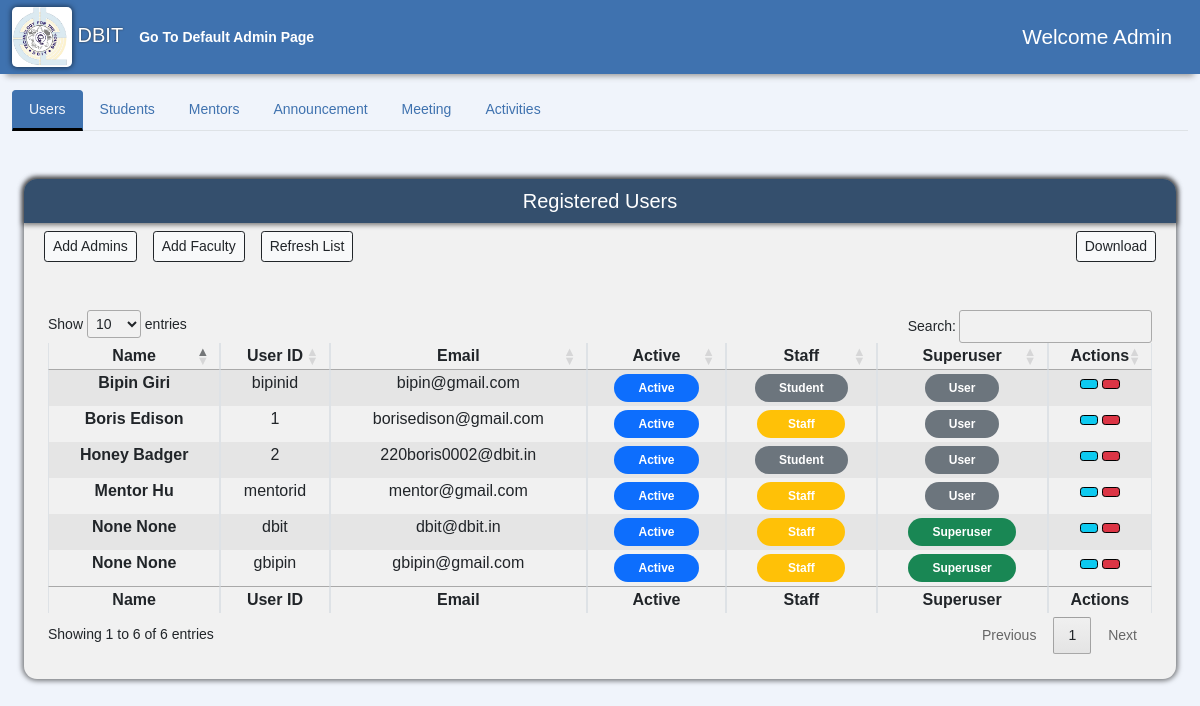
The app's page /AdminPage/ (signed in), older data.
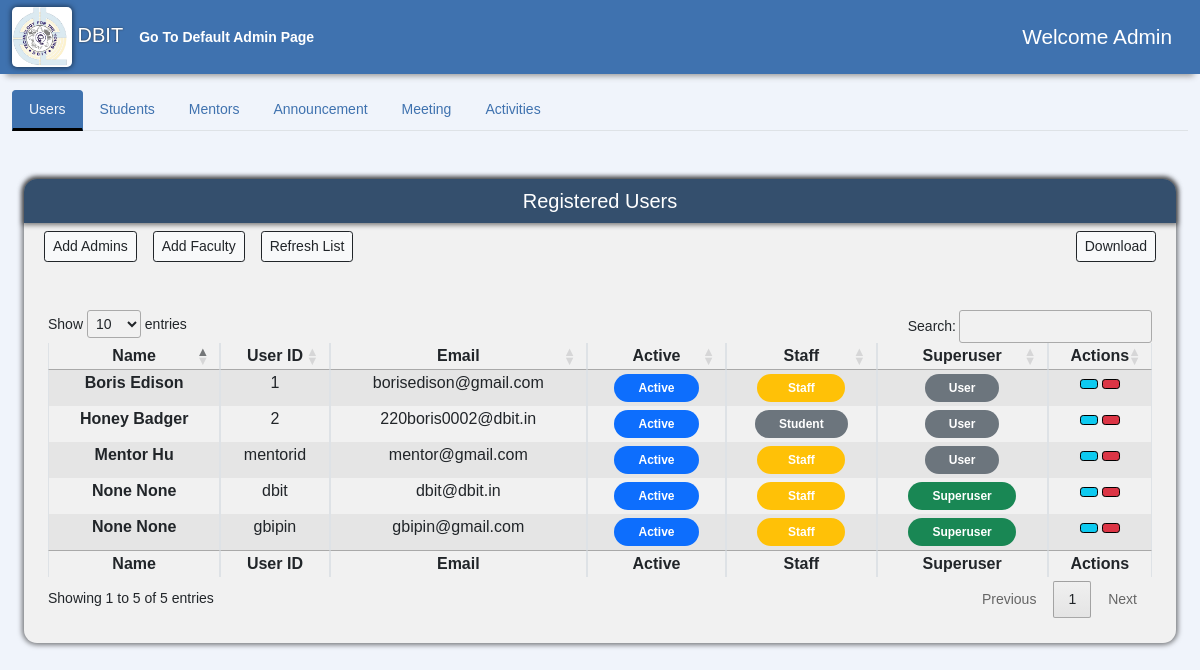
The same page, newer data.
### accounts/models.py (models this page shows, shortened)
class User(AbstractUser):
    usr_id = models.CharField(max_length=50, unique=True)
    username = None
    email = models.EmailField(max_length=255, unique=True)
    created_on = models.DateTimeField(auto_now_add=True)
    is_active = models.BooleanField(default=True)
    is_staff = models.BooleanField(default=False)
    is_superuser = models.BooleanField(default=False)
    first_name = models.CharField(max_length=50, null=True)
    last_name = models.CharField(max_length=50, null=True)
    middle_name = models.CharField(max_length=50, null=True)
    phone = models.CharField(max_length=10, null=True, blank=True)
    profile_img = models.ImageField(
        default='logo.png', null=True, blank=True, upload_to='images/')
    USERNAME_FIELD = 'email'
    REQUIRED_FIELDS = ['usr_id', ]
    objects = CustomUserManager()

### AdminPage/views.py (the view)
# urls.py: path('', views.Adminpage, name= 'admin'),
@login_required(login_url='Login')
def Adminpage(request):
    if request.user.is_superuser:
        users = User.objects.all()
        context = {'users': users}
        return render(request,'AdminPage/admin-user.html',context)
    else:
        return HttpResponse("You are not authorized to view this page")

### Announcement/notification_processors.py (called while the page is built)
def announcements(request):
    allnotifications= Announcement.objects.all()
    return {'notifications':allnotifications}

def announcement_receiver(request):
    allreceivers= AnnouncementReceiver.objects.all()
    return {'receivers':allreceivers}

### AdminPage/templates/AdminPage/admin-user.html (shortened to what this page needs)
{% extends "admin.html" %}
{% load static %}
{% block userTabButton %}
<button class="nav-link active" id="nav-users-tab" data-bs-toggle="tab" data-bs-target="#nav-users" type="button" role="tab" aria-controls="nav-users-tab" aria-selected="true">
    Users
</button>
{% endblock %}
{% block userTabContent %}
<div class="tab-pane fade show active" id="nav-users" role="tabpanel" aria-labelledby="nav-users-tab">
    <div class="container-fluid mb-5">
        <div class="sidebar flex-shrink-0 dashboard-navigation">
            <div class="sidebar-heading d-flex align-items-center justify-content-center">
                <h5>Registered Users</h5>
            </div>
            <div class="container-fluid" style="overflow-x: auto;">
                <div class="d-flex bd-highlight mb-3">
                    <div class="p-2 bd-highlight">
                        <button type="button" onclick="window.location.href = '{% url 'AdminRegister'  %}';" class="btn btn-light meetings-btn ms-auto btn-sm btn-outline-dark" data-bs-toggle="modal" data-bs-target="#staticBackdrop">
                            Add Admins
                        </button>
                    </div>
                    <div class="p-2 bd-highlight">
                        <button type="button" onclick="window.location.href = '{% url 'FacultyRegister'  %}';" class="btn btn-light meetings-btn ms-auto btn-sm btn-outline-dark" data-bs-toggle="modal" data-bs-target="#staticBackdrop">
                            Add Faculty
                        </button>
                    </div>
                    <div class="p-2 bd-highlight">
                        <button type="button" onClick="window.location.reload()" class="btn btn-light  btn-sm btn-outline-dark" type="button" id="dropdownMenuButton1" data-bs-toggle="dropdown" aria-expanded="false">
                            Refresh List
                        </button>
                    </div>
                    <div class="ms-auto p-2 bd-highlight">
                        <button type="button" onclick="window.location.href = '{% url 'Edit'  %}';" class="btn btn-light meetings-btn ms-auto btn-sm btn-outline-dark" data-bs-toggle="modal" data-bs-target="#staticBackdrop">
                            Download
                        </button>
                    </div>
                </div>
            </div>
            <div class="table-div m-4 mt-4 mb-4">
                <table class="table table-striped table-bordered" style="widows: 100%;" id="user-table">
                    <thead>
                        <tr>
                            <th scope="col" class="px-2 py-1 text-center">Name</th>
                            <th scope="col" class="px-2 py-1 text-center">User ID</th>
                            <th scope="col" class="px-2 py-1 text-center">Email</th>
                            <th scope="col" class="px-2 py-1 text-center">Active</th>
                            <th scope="col" class="px-2 py-1 text-center">Staff</th>
                            <th scope="col" class="px-2 py-1 text-center">Superuser</th>
                            <th scope="col" class="px-2 py-1 text-center">Actions</th>
                        </tr>
                    </thead>
                    <tbody>
                        {% for user in users %}
                        <tr>
                            <th scope="row" class="px-2 py-1 text-center">{{user.first_name}} {{ user.last_name}}</th>
                            <td class="px-2 py-1 text-center">{{user.usr_id}}</td>
                            <td class="px-2 py-1 text-center">{{user.email}}</td>
                            <td class="px-2 py-1 text-center">
                                {% if user.is_active %}
                                <span class="badge bg-primary rounded-pill px-4 py-2">Active</span> {% else %}
                                <span class="badge bg-danger rounded-pill px-4 py-2">Inactive</span> {% endif %}
                          </td>
                            <td class="px-2 py-1 text-center">
                                {% if user.is_staff %}
                                <span class="badge bg-warning rounded-pill px-4 py-2">&nbsp Staff &nbsp</span> {% else %}
                                <span class="badge bg-secondary rounded-pill px-4 py-2">Student</span> {% endif %}
                            </td>
                            <td class="px-2 py-1 text-center">
                                {% if user.is_superuser %}
                                <span class="badge bg-success rounded-pill px-4 py-2">Superuser</span> {% else %}
                                <span class="badge bg-secondary rounded-pill px-4 py-2">User</span> {% endif %}
                            </td>
                            <td class="px-2 py-1 text-center" >
                                <button type="button" class="btn btn-info ms-auto btn-sm" style="border-color: black" {% if user.is_superuser %} onClick="window.location.reload()" {% else %} onClick="window.location.href='{% url 'update-user' user.usr_id %}'" {% endif %}>
                                </button>
                                <form action="{% url 'delete-user' user.id %}" class="mb-0" style="display: inline-block" method='POST'>
                                    <button type="submit" class="btn btn-danger ms-auto btn-sm" style="border-color: black" onClick="return confirm('Are you sure Do you want to delete this user/account ?');">
                                    </button>
                                </form>
                            </td>
                        </tr>
                        {% endfor %}
                    </tbody>
                    <tfoot>
                        <tr>
                            <th scope="col" class="px-2 py-1 text-center">Name</th>
                            <th scope="col" class="px-2 py-1 text-center">User ID</th>
                            <th scope="col" class="px-2 py-1 text-center">Email</th>
                            <th scope="col" class="px-2 py-1 text-center">Active</th>
                            <th scope="col" class="px-2 py-1 text-center">Staff</th>
                            <th scope="col" class="px-2 py-1 text-center">Superuser</th>
                            <th scope="col" class="px-2 py-1 text-center">Actions</th>
                        </tr>
                    </tfoot>
                </table>
            </div>
        </div>
    </div>
</div>
{% endblock %}

### templates/admin.html (shortened to what this page needs)
{% load static %}
<html lang="en">
<head>
    <link href="https://cdn.jsdelivr.net/npm/bootstrap@5.1.3/dist/css/bootstrap.min.css" rel="stylesheet">
    <link rel="stylesheet" type="text/css" href="https://cdn.datatables.net/1.12.1/css/jquery.dataTables.css">
    <link href="{% static 'vendor/bootstrap/bootstrap.min.css' %}" rel="stylesheet">
    <link rel="stylesheet" href="{% static 'css/navbar.css' %}">
    <link rel="stylesheet" href="{% static 'css/admin.css' %}">
    <link rel="stylesheet" href="{% static 'css/edit.css' %}">
</head>
<body>
    <nav class="navbar navbar-main sticky-top navbar-expand-lg">
        <div class="container-fluid">
            <a class="navbar-brand" href="#">
                <img src="{% static 'content/logo.png' %}" class="image2" alt="" >
                DBIT
            </a>
            <a href='/../def_admin-Page-django/' <span><strong> Go To Default Admin Page </strong></span></a>
            <div class="collapse navbar-collapse" id="navbar-content">
                <div class="ms-auto admin-greeting">
                    Welcome  Admin
                </div>
            </div>
        </div>
    </nav>
    <div class="container-fluid">
        <nav class="">
            <div class="nav nav-tabs mt-3" id="nav-tab" role="tablist">
                {% block userTabButton %}{% endblock %}
                {% block studentTabButton %}
                <button class="nav-link" id="nav-students-tab" onclick="window.location.href = '{% url 'admin-student' %}';" data-bs-toggle="tab" data-bs-target="#nav-students" type="button" role="tab" aria-controls="nav-students-tab" aria-selected="false">
                    Students
                </button>
                {% endblock %}
                {% block mentorTabButton %}
                <button class="nav-link" id="nav-mentors-tab" onclick="window.location.href = '{% url 'admin-mentor' %}';" data-bs-toggle="tab" data-bs-target="#nav-mentors" type="button" role="tab" aria-controls="nav-mentors-tab" aria-selected="false">
                    Mentors
                </button>
                {% endblock %}
                {% block announcementTabButton %}
                <button class="nav-link" id="nav-announcement-tab" onclick="window.location.href = '{% url 'admin-announcement-table' %}';" data-bs-toggle="tab" data-bs-target="#nav-announcement" type="button" role="tab" aria-controls="nav-announcement-tab" aria-selected="false">
                    Announcement
                </button>
                {% endblock %}
                {% block meetingTabButton %}
                <button class="nav-link" id="nav-meeting-tab" onclick="window.location.href = '{% url 'admin-meeting' %}';" data-bs-toggle="tab" data-bs-target="#nav-meeting" type="button" role="tab" aria-controls="nav-meeting-tab" aria-selected="false">
                    Meeting
                </button>
                {% endblock %}
                {% block activitiesTabButton %}
                <button class="nav-link" id="nav-activities-tab" onclick="window.location.href = '{% url 'admin-activity' %}';" data-bs-toggle="tab" data-bs-target="#nav-activities" type="button" role="tab" aria-controls="nav-activities" aria-selected="false">
                    Activities
                </button>
                {% endblock %}
            </div>
        </nav>
        <div class="tab-content mt-5" id="nav-tabContent">
            {% block userTabContent %}
            {% endblock %}
        </div>
    </div>
</body>
</html>

### MPT/static/css/navbar.css (style rules this page uses)
.navbar-main { background-color: var(--navbar-bg); -webkit-box-shadow: 0 8px 6px -6px #999; -moz-box-shadow: 0 8px 6px -6px #999; box-shadow: 0 8px 6px -6px #999; padding: 2px 0; }
.navbar-brand { text-shadow: 0 0 2px #333 !important; }

### MPT/static/css/admin.css (style rules this page uses)
.admin-greeting { font-size: 1.3rem; color: var(--text-component); }
.nav-link { color: var(--navbar-bg); text-decoration: none; transition: color 0.3s ease; }
.nav-tabs .nav-item.show .nav-link, .nav-tabs .nav-link.active { color: var(--body-bg); background-color: var(--navbar-bg); border-color: var(--navbar-bg) var(--navbar-bg) var(--text-body); }
.nav-tabs .nav-link { border-bottom: 3px solid transparent; }
.sidebar-heading { height: 5.5vh; background-color: #344F6D; color: white; border-radius: 13px 13px 0 0; box-shadow: 0 0 5px 2px rgba(0, 0, 0, 0.5); }
.sidebar { background-color: #F1F1F1; border-radius: 13px; box-shadow: 0 0 5px 2px rgba(0, 0, 0, 0.5); margin: 10px 0; margin-top: 5.5vh; padding-bottom: 1px; }
.table-div { overflow-x: auto; }

### MPT/static/css/global.css (style rules this page uses)
:root { --nord-0: #2e3440; --nord-1: #3b4252; --nord-2: #434c5e; --nord-3: #4c566a; --nord-4: #d8dee9; --nord-5: #e5e9f0; --nord-6: #eceff4; --nord-7: #8fbcbb; --nord-8: #88c0d0; --nord-9: #81a1c1; --nord-10: #5e81ac; --nord-11: #bf616a; --nord-12: #d08770; --nord-13: #ebcb8b; --nord-14: #a3be8c; --nord-15: #b48ead; --body-bg: #F0F4FB; --navbar-bg: #3F72AF; --btn-bg: #112D4E; --content-bg: #DBE2EF; --text-component: #FFFFFF; --text-body: #000000; }
body { background-color: var(--body-bg); font-size: .875rem; font-family: Arial, Helvetica, sans-serif; overflow-x: hidden; }
a { color: var(--text-component); text-decoration: none; transition: color 0.3s ease; }
h5 { margin-bottom: 0; }
.image2 { width: 60px; height: 60px; border-radius: 5px; box-shadow: 0 0 5px 1px rgba(0, 0, 0, 0.5) !important; }

Row changes from the older to the newer data that the page shows:
removed User: first_name "Bipin", last_name "Giri", usr_id "bipinid", email "bipin@gmail.com", is_active "Active", is_staff "Student", is_superuser "User"
Text that changed along with them:
text written by a page script: "Show entries Search: Showing 1 to 6 of 6 entries Previous 1 Next" → "Show entries Search: Showing 1 to 5 of 5 entries Previous 1 Next"
